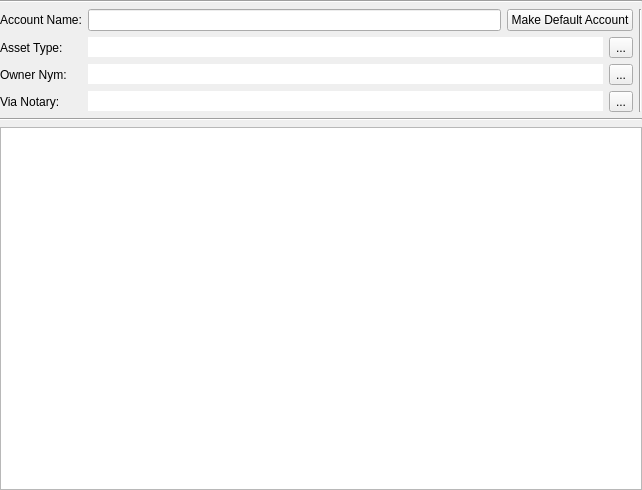
<?xml version="1.0" encoding="UTF-8"?>
<ui version="4.0">
 <class>MTAccountDetails</class>
 <widget class="MTEditDetails" name="MTAccountDetails">
  <property name="geometry">
   <rect>
    <x>0</x>
    <y>0</y>
    <width>642</width>
    <height>490</height>
   </rect>
  </property>
  <property name="windowTitle">
   <string>Form</string>
  </property>
  <layout class="QVBoxLayout" name="verticalLayout">
   <property name="leftMargin">
    <number>0</number>
   </property>
   <property name="topMargin">
    <number>0</number>
   </property>
   <property name="rightMargin">
    <number>0</number>
   </property>
   <property name="bottomMargin">
    <number>0</number>
   </property>
   <item>
    <widget class="Line" name="line_2">
     <property name="orientation">
      <enum>Qt::Horizontal</enum>
     </property>
    </widget>
   </item>
   <item>
    <layout class="QGridLayout" name="gridLayout">
     <item row="0" column="0">
      <widget class="QLabel" name="labelName">
       <property name="text">
        <string>Account Name:</string>
       </property>
      </widget>
     </item>
     <item row="2" column="3">
      <widget class="QToolButton" name="toolButtonNym">
       <property name="text">
        <string>...</string>
       </property>
       <property name="icon">
        <iconset resource="../resource.qrc">
         <normaloff>:/icons/icons/user.png</normaloff>:/icons/icons/user.png</iconset>
       </property>
      </widget>
     </item>
     <item row="3" column="3">
      <widget class="QToolButton" name="toolButtonServer">
       <property name="text">
        <string>...</string>
       </property>
       <property name="icon">
        <iconset resource="../resource.qrc">
         <normaloff>:/icons/server</normaloff>:/icons/server</iconset>
       </property>
      </widget>
     </item>
     <item row="3" column="0">
      <widget class="QLabel" name="labelServer">
       <property name="text">
        <string>Via Notary:</string>
       </property>
      </widget>
     </item>
     <item row="3" column="1" colspan="2">
      <widget class="QLineEdit" name="lineEditServer">
       <property name="frame">
        <bool>false</bool>
       </property>
       <property name="readOnly">
        <bool>true</bool>
       </property>
      </widget>
     </item>
     <item row="1" column="3">
      <widget class="QToolButton" name="toolButtonAsset">
       <property name="text">
        <string>...</string>
       </property>
       <property name="icon">
        <iconset resource="../resource.qrc">
         <normaloff>:/icons/icons/assets.png</normaloff>:/icons/icons/assets.png</iconset>
       </property>
      </widget>
     </item>
     <item row="2" column="0">
      <widget class="QLabel" name="labelNym">
       <property name="text">
        <string>Owner Nym:</string>
       </property>
      </widget>
     </item>
     <item row="1" column="0">
      <widget class="QLabel" name="label">
       <property name="text">
        <string>Asset Type:</string>
       </property>
      </widget>
     </item>
     <item row="2" column="1" colspan="2">
      <widget class="QLineEdit" name="lineEditNym">
       <property name="frame">
        <bool>false</bool>
       </property>
       <property name="readOnly">
        <bool>true</bool>
       </property>
      </widget>
     </item>
     <item row="1" column="1" colspan="2">
      <widget class="QLineEdit" name="lineEditAsset">
       <property name="frame">
        <bool>false</bool>
       </property>
       <property name="readOnly">
        <bool>true</bool>
       </property>
      </widget>
     </item>
     <item row="0" column="2" colspan="2">
      <widget class="QPushButton" name="pushButtonMakeDefault">
       <property name="text">
        <string>Make Default Account</string>
       </property>
      </widget>
     </item>
     <item row="0" column="1">
      <widget class="QLineEdit" name="lineEditName">
       <property name="readOnly">
        <bool>false</bool>
       </property>
      </widget>
     </item>
     <item row="0" column="4" rowspan="4">
      <widget class="Line" name="line_3">
       <property name="orientation">
        <enum>Qt::Vertical</enum>
       </property>
      </widget>
     </item>
    </layout>
   </item>
   <item>
    <widget class="Line" name="line">
     <property name="orientation">
      <enum>Qt::Horizontal</enum>
     </property>
    </widget>
   </item>
   <item>
    <widget class="QTableView" name="tableView"/>
   </item>
  </layout>
 </widget>
 <customwidgets>
  <customwidget>
   <class>MTEditDetails</class>
   <extends>QWidget</extends>
   <header>gui/widgets/editdetails.hpp</header>
   <container>1</container>
  </customwidget>
 </customwidgets>
 <resources>
  <include location="../resource.qrc"/>
 </resources>
 <connections/>
</ui>
